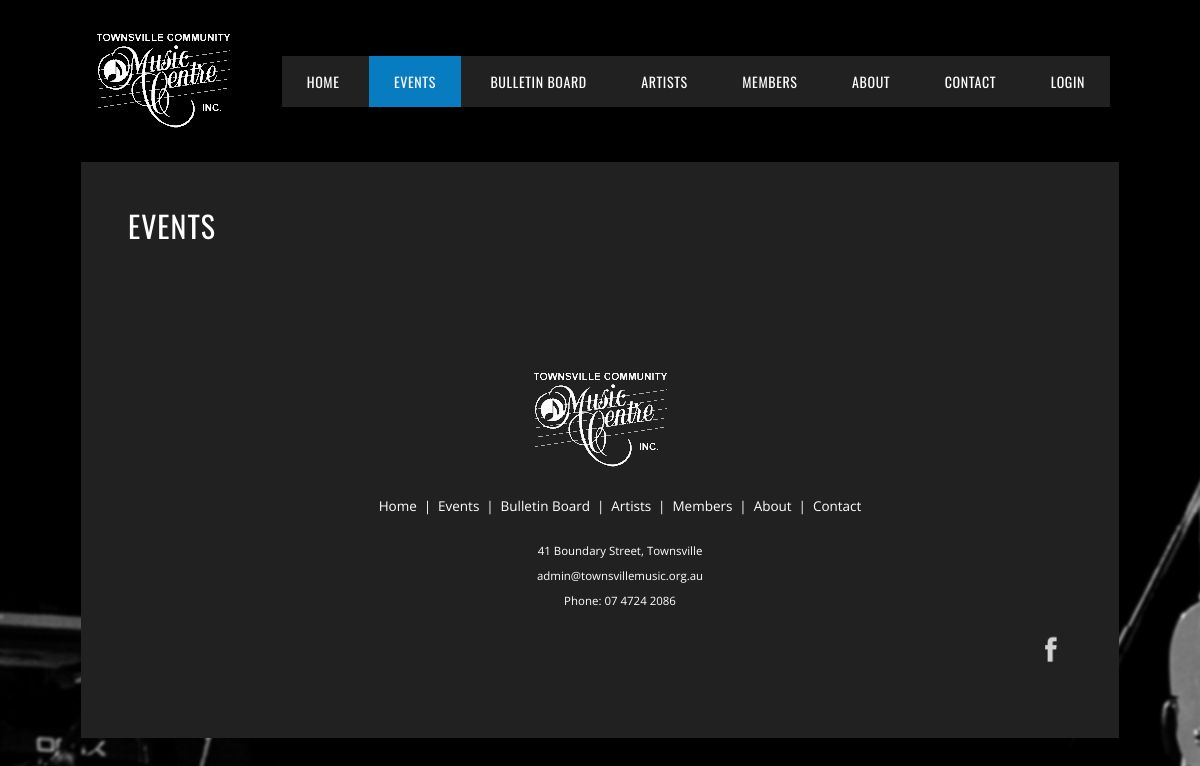
/events.php, run on an earlier commit of the app's database.
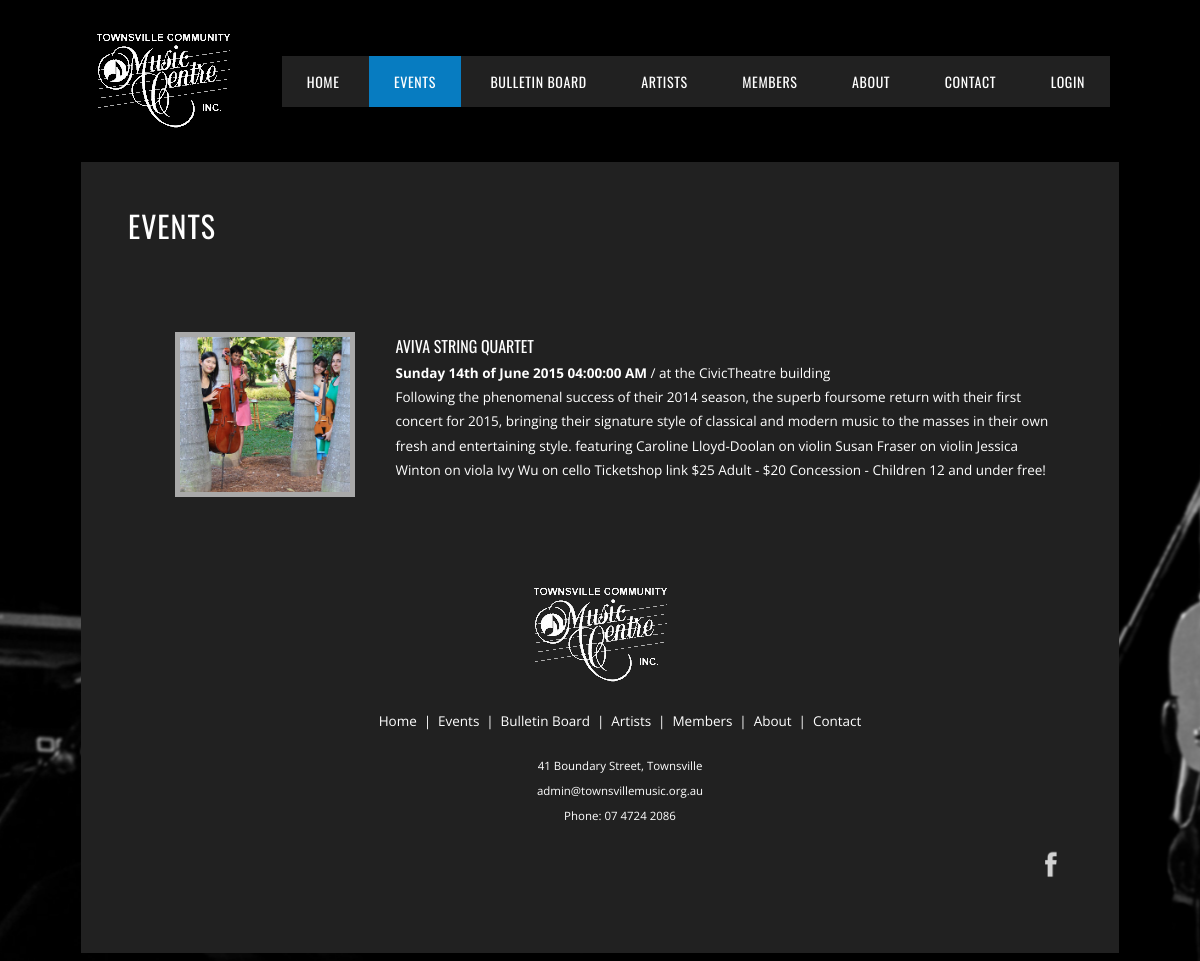
And on a later commit of the database.
### tables this page shows
CREATE TABLE "events" (
  "details" text NULL,
  "id" integer NOT NULL PRIMARY KEY AUTOINCREMENT,
  "name" text NOT NULL,
  "artistId" integer NOT NULL,
  "time" integer NOT NULL,
  "location" text NOT NULL,
  FOREIGN KEY ("id") REFERENCES "artists" ("id") ON DELETE NO ACTION ON UPDATE NO ACTION
);

CREATE TABLE "artists" (
  "thumb" text NULL,
  "user" text NOT NULL DEFAULT 'Administrator',
  "hits" integer NOT NULL DEFAULT '0',
  "mobile" text NULL,
  "fax" text NULL,
  "phone" text NULL,
  "email" text NULL,
  "webpage" text NULL,
  "imageUrl" text NOT NULL,
  "details" text NOT NULL,
  "summary" text NOT NULL,
  "name" text NOT NULL,
  "id" integer NOT NULL PRIMARY KEY AUTOINCREMENT
);

### events.php (the view, shortened to what this page needs)
<?php
include("php/dbconnect.php")
?>
<!doctype html>
<html lang="en">
<head>
<link rel="stylesheet" href="css/style.css">
</head>
<body>
<?php
    require("php/header.php");
?>
<div id="boxed_content" class="boxed_content">
    <div class="inner">
<div class="content">
    <div class="page-innter">
    <div class="">
        <header class="page-header">
            <h1 class="page-title">Events</h1>
        </header>
        <div class="content">
<section class="events">
    <ul class="events-list">
<?php
$sql = "SELECT * FROM events";
foreach ($dbh->query($sql) as $row) {
    $sql2 = "SELECT * FROM artists WHERE id='$row[artistId]'";
    foreach ($dbh->query($sql2) as $art) {
        $artist = $art;
    }
    if (time() < $row['time']) {
       $date = date('l jS \of F Y h:i:s A', $row['time']);
?>
        <li>
            <div class="event-container">
                <div class="artist-image"><img <?php echo "src='$artist[thumb]' alt='$artist[name]'";?>></img></div>
                <div class="event-info">
                    <h3 class="event-info-name"><?php echo "$row[name]"; ?></h3>
                    <div class="event-info-details">
                        <span class="event-time"><strong><?php echo "$date"; ?></strong></span>
                        <span class="event-location"> at the <?php echo "$row[location]"; ?></span>                         </div>
                    <div class="event-info-text"><?php echo "$row[details]"; ?></div>
                    <br>
                </div>
            </div>
        </li>
<?php
    }
}
?>
</ul>
</section>
        </div>
<?php
require("php/footer.php");
?>
</body>
</html>

### php/header.php (shortened to what this page needs)
<?php
$filename = substr(strrchr($_SERVER['SCRIPT_NAME'], "/"), 1);
$name = substr($filename, 0, strrpos($filename, ".")); ?>
  <header class="boxed_content">
    <a href="index.php" id="logo-link" rel="home">
      <img src="images/logo.png" id="logo" alt="Townsville Community Music Centre Logo" />
    </a>
    <nav class="site-navigation primary-navigation">
      <div class="menu-all-pages-container">
        <ul class="nav-menu">
          <li <?php if ($name == "index") echo 'class="current-menu-item"'; ?>><a href="index.php">Home</a></li>
          <li <?php if ($name == "events") echo 'class="current-menu-item"'; ?>><a href="events.php">Events</a></li>
          <li <?php if ($name == "bulletinboard") echo 'class="current-menu-item"'; ?>><a href="bulletinboard.php">Bulletin Board</a></li>
          <li <?php if ($name == "artists" or $name == "artistdetailed") echo 'class="current-menu-item"'; ?>><a href="artists.php">Artists</a></li>
          <li <?php if ($name == "members") echo 'class="current-menu-item"'; ?>><a href="members.php">Members</a></li>
          <li <?php if ($name == "about") echo 'class="current-menu-item"'; ?>><a href="about.php">About</a></li>
          <li <?php if ($name == "contact") echo 'class="current-menu-item"'; ?>><a href="contact.php">Contact</a></li>
        <?php
    if (isset($_SESSION['username'])) {
        echo "<li><a href='php/logout.php'>Logout</a></li>";
    } else {
        echo "<li><a href='#openModal'>Login</a></li>";
}
?>
        </ul>
      </div>
    </nav>
  </header>

### php/footer.php (shortened to what this page needs)
    <div class="footer-wrapper ">
      <footer class="site-footer container">
      <div class="content">
        <div class="footer-logo"><a href="index.php"><img src="images/logo.png" width=147px height=98px alt="logo"></a></div>
        <ul class="footer-navigation">
          <li><a href="index.php">Home</a></li>
          <li><a href="events.php">Events</a></li>
          <li><a href="bulletinboard.php">Bulletin Board</a></li>
          <li><a href="artists.php">Artists</a></li>
          <li><a href="members.php">Members</a></li>
          <li><a href="about.php">About</a></li>
          <li><a href="contact.php">Contact</a></li>
        </ul>
        <ul class="footer-contact">
          <li class="footer-contact-address">41 Boundary Street, Townsville</li>
          <li class="footer-contact-email"> <a href="mailto:admin@townsvillemusic.org.au?Subject=Enquiry" target="_top">admin@townsvillemusic.org.au</a> </li>
          <li class="footer-contact-phone">Phone: 07 4724 2086</li>
        </ul>
        <div class="footer-facebook">
          <a href="https://www.facebook.com/pages/Townsville-Community-Music-Centre/159636880763534" target="_blank">
            <div class="fb-icon"></div>
          </a>
        </div>
      </footer>
    </div>
  </div>
</div>

What changed in the data, as far as the page shows it:
added events: artistId.thumb (picture), name "AVIVA STRING QUARTET", time "Sunday 14th of June 2015 04:00:00 AM", location "CivicTheatre building", details "Following the phenomenal success of their 2014 season, the superb foursome return with their first concert for 2015, bringing their signature style of classical and modern music to the masses in their own fresh and entertaining style. featuring Caroline Lloyd-Doolan on violin Susan Fraser on violin Jessica Winton on viola Ivy Wu on cello Ticketshop link $25 Adult - $20 Concession - Children 12 and under free!"
